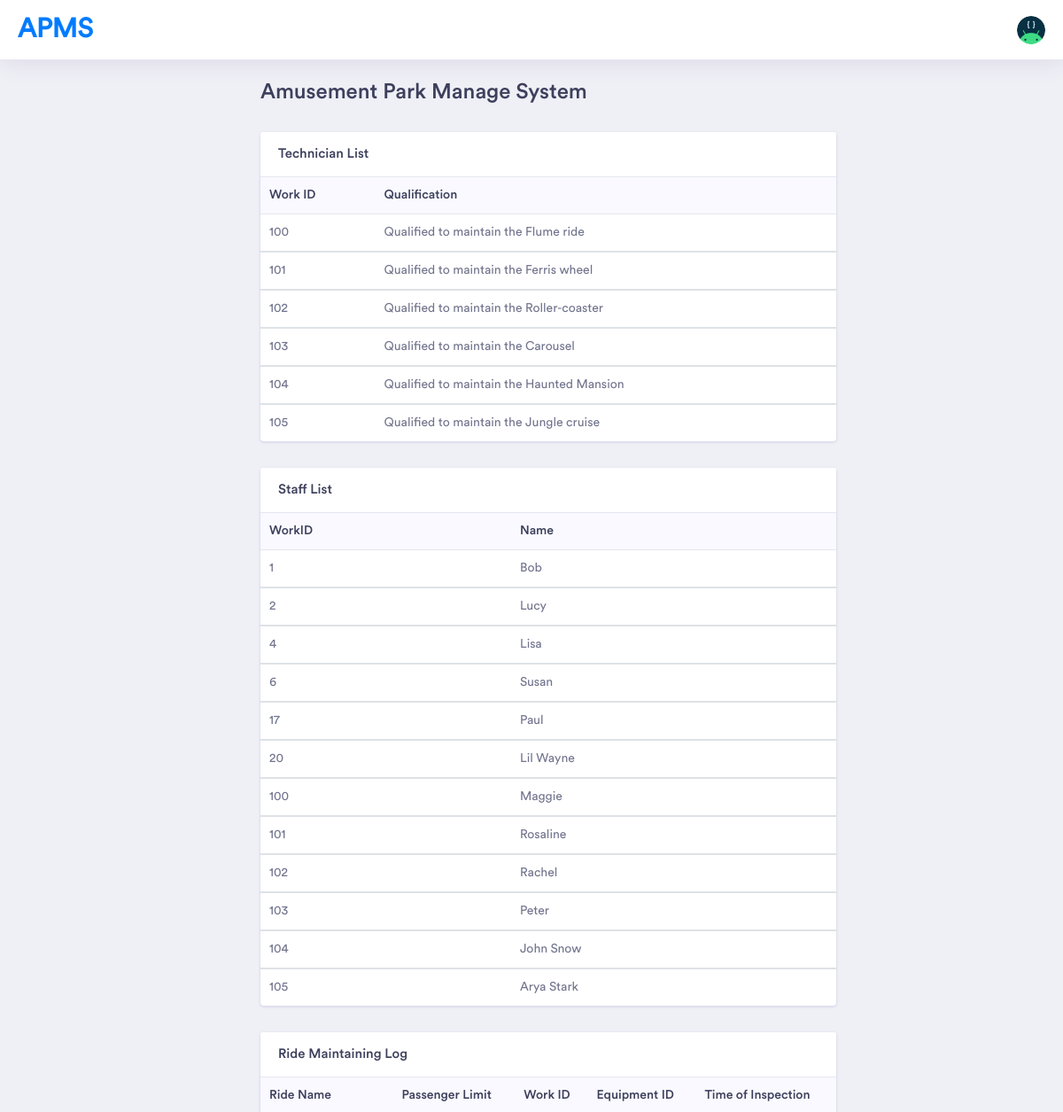
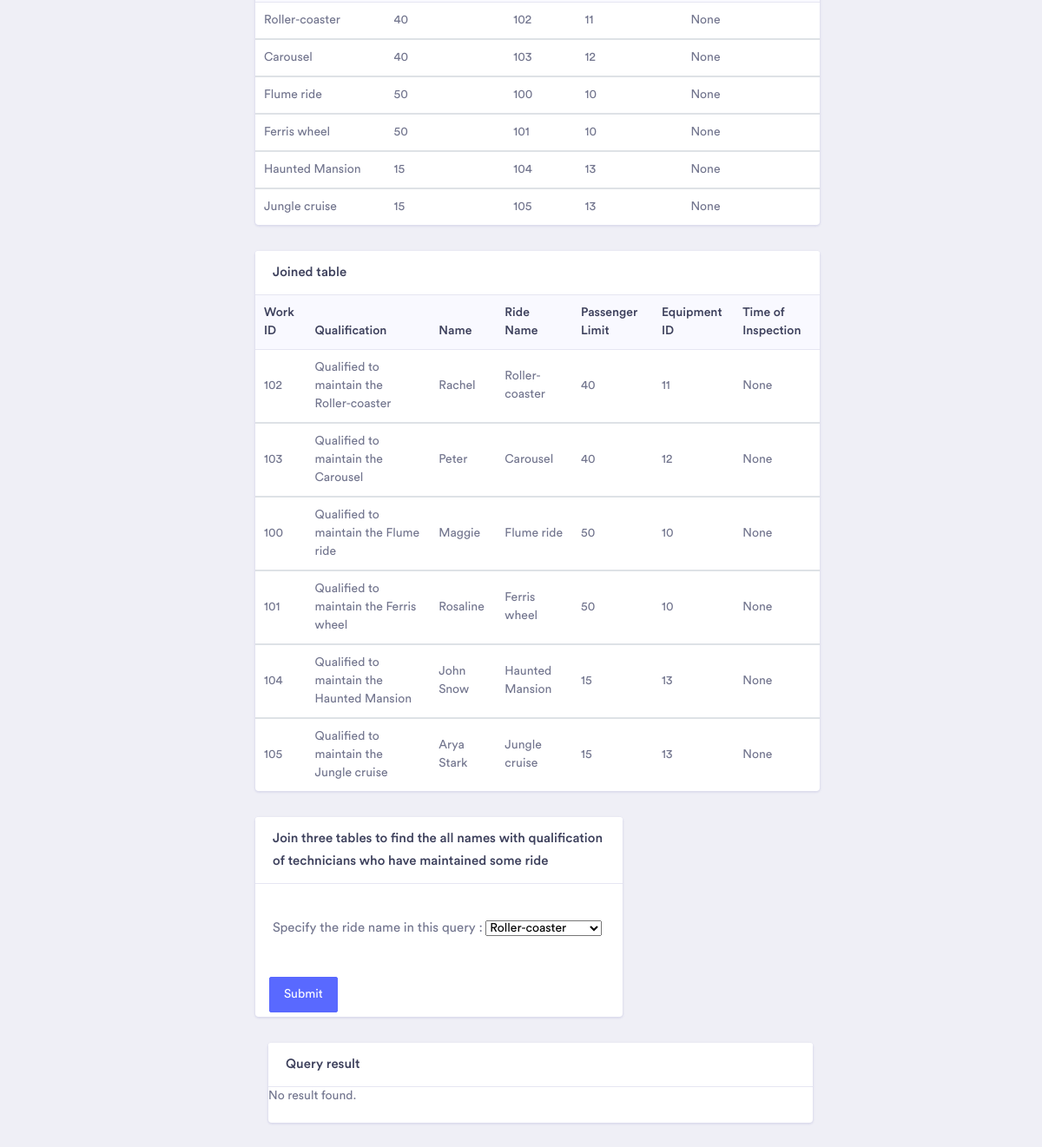
The app's page /SystemSite/join.html/ with its own data (2 pictures, top to bottom).
### SystemSite/views.py (the view)
def join(request):
    technician_list = view_table('Technician')
    staff_list = view_table('Staff')
    rideMaintains_list = view_table('Ride_Maintains')
    template = loader.get_template('SystemSite/join.html')
    with connection.cursor() as cursor:
        cursor.execute("SELECT t.WorkID, t.Qualification, s.Name, rm.RName,rm.PassengerLimit,rm.EID,rm.TimeofInspection FROM Technician t, Staff s, Ride_Maintains rm WHERE t.WorkID = s.WorkID AND s.WorkID=rm.WorkID")
        joined_list = cursor.fetchall()
    context = {
        'technician_list' : technician_list,
        'staff_list' : staff_list,
        'rideMaintains_list': rideMaintains_list,
        'joined_list': joined_list,
        'formJ': "",
        'aj_list': ""
    }
    if request.method == 'POST':
        formJ = joinForm(request.POST)
        if formJ.is_valid():
                rName = formJ.cleaned_data['ride_name']
                with connection.cursor() as cursor:
                    cursor.execute("SELECT t.Qualification, s.Name FROM Technician t, Staff s, Ride_Maintains rm WHERE t.WorkID = s.WorkID AND s.WorkID=rm.WorkID AND rm.RName=%s", [rName])
                    aj_list = cursor.fetchall()
                context['aj_list'] = aj_list
                context['formJ'] = formJ
                return HttpResponse(template.render(context, request))
    else:
        context['formJ'] = joinForm()
    return HttpResponse(template.render(context, request))

### SystemSite/forms.py
class joinForm(forms.Form):
    ride_name = forms.CharField(label='Specify the ride name in this query ', widget=forms.Select(choices=RIDE_CHOICES))

### SystemSite/views.py (called while the page is built)
def view_table(name):
    with connection.cursor() as cursor:
        cursor.execute("SELECT * FROM " + name)
        table = cursor.fetchall()
    return table

### SystemSite/templates/SystemSite/join.html (shortened to what this page needs)
<!doctype html>
{% load static %}
<html lang="en">
<head>
    <link rel="stylesheet" href="../../static/vendor/bootstrap/css/bootstrap.min.css">
    <link href="../../static/vendor/fonts/circular-std/style.css" rel="stylesheet">
    <link rel="stylesheet" href="../../static/libs/css/style.css">
    <link rel="stylesheet" href="../../static/vendor/fonts/fontawesome/css/fontawesome-all.css">
    <link rel="stylesheet" href="../../static/vendor/charts/chartist-bundle/chartist.css">
    <link rel="stylesheet" href="../../static/vendor/charts/morris-bundle/morris.css">
    <link rel="stylesheet" href="../../static/vendor/fonts/material-design-iconic-font/css/materialdesignicons.min.css">
    <link rel="stylesheet" href="../../static/vendor/charts/c3charts/c3.css">
    <link rel="stylesheet" href="../../static/vendor/fonts/flag-icon-css/flag-icon.min.css">
</head>
<body>
    <body>
        <div class="dashboard-main-wrapper">
            <div class="dashboard-header">
                <nav class="navbar navbar-expand-lg bg-white fixed-top">
                    <a class="navbar-brand" href="../">APMS</a>
                    <div class="collapse navbar-collapse " id="navbarSupportedContent">
                        <ul class="navbar-nav ml-auto navbar-right-top">
                            <li class="nav-item dropdown nav-user">
                                <a class="nav-link nav-user-img" href="#" id="navbarDropdownMenuLink2" data-toggle="dropdown" aria-haspopup="true" aria-expanded="false"><img src="../../static/images/developers.png" alt="" class="user-avatar-md rounded-circle"></a>
                            </li>
                        </ul>
                    </div>
                </nav>
            </div>
        <div class="dashboard-wrapper">
            <div class="dashboard-ecommerce">
                <div class="container-fluid dashboard-content ">
                    <div class="row">
                        <div class="col-xl-12 col-lg-12 col-md-12 col-sm-12 col-12">
                            <div class="page-header">
                                <h1 class="pageheader-title">Amusement Park Manage System</h1>
                            </div>
                        </div>
                    </div>
                    <div class="ecommerce-widget">
                    <div class="row">
                            <div class="col-xl-9 col-lg-12 col-md-6 col-sm-12 col-12">
                                <div class="card">
                                    <h5 class="card-header">Technician List</h5>
                                    <div class="card-body p-0">
                                        <div class="table-responsive">
                                            <table class="table">
                                                {% if technician_list %}
                                                <thead class="bg-light">
                                                    <tr class="border-0">
                                                        <th class="border-0">Work ID</th>
                                                        <th class="border-0">Qualification</th>
                                                    </tr>
                                                </thead>
                                                {% for technician in technician_list %}
                                                <tbody>
                                                    <tr>
                                                        <td>{{technician.0}}</td>
                                                        <td>{{technician.1}}</td>
                                                    </tr>
                                                </tbody>
                                                {% endfor %}
                                            </table>
                                            {% else %}
                                            <p>No technicians found.</p>
                                            {% endif %}
                                        </div>
                                    </div>
                                </div>
                            </div>
                            <div class="col-xl-9 col-lg-12 col-md-6 col-sm-12 col-12">
                                <div class="card">
                                    <h5 class="card-header">Staff List</h5>
                                    <div class="card-body p-0">
                                        <div class="table-responsive">
                                            <table class="table">
                                                {% if staff_list %}
                                                <thead class="bg-light">
                                                    <tr class="border-0">
                                                        <th class="border-0">WorkID</th>
                                                        <th class="border-0">Name</th>
                                                    </tr>
                                                </thead>
                                                {% for staff in staff_list %}
                                                <tbody>
                                                    <tr>
                                                        <td>{{staff.0}}</td>
                                                        <td>{{staff.1}}</td>
                                                    </tr>
                                                </tbody>
                                                {% endfor %}
                                            </table>
                                            {% else %}
                                            <p>No staff found.</p>
                                            {% endif %}
                                        </div>
                                    </div>
                                </div>
                            </div>
                            <div class="col-xl-9 col-lg-12 col-md-6 col-sm-12 col-12">
                                <div class="card">
                                    <h5 class="card-header">Ride Maintaining Log</h5>
                                    <div class="card-body p-0">
                                        <div class="table-responsive">
                                            <table class="table">
                                                {% if rideMaintains_list %}
                                                <thead class="bg-light">
                                                    <tr class="border-0">
                                                        <th class="border-0">Ride Name</th>
                                                        <th class="border-0">Passenger Limit</th>
                                                        <th class="border-0">Work ID</th>
                                                        <th class="border-0">Equipment ID</th>
                                                        <th class="border-0">Time of Inspection</th>
                                                    </tr>
                                                </thead>
                                                {% for rm in rideMaintains_list %}
                                                <tbody>
                                                    <tr>
                                                        <td>{{rm.0}}</td>
                                                        <td>{{rm.1}}</td>
                                                        <td>{{rm.2}}</td>
                                                        <td>{{rm.3}}</td>
                                                        <td>{{rm.4}}</td>
                                                    </tr>
                                                </tbody>
                                                {% endfor %}
                                            </table>
                                            {% else %}
                                            <p>No result found.</p>
                                            {% endif %}
                                        </div>
                                    </div>
                                </div>
                            </div>
                                   <div class="col-xl-9 col-lg-12 col-md-6 col-sm-12 col-12">
                                    <div class="card">
                                        <h5 class="card-header">Joined table</h5>
                                        <div class="card-body p-0">
                                            <div class="table-responsive">
                                                <table class="table">
                                                    {% if joined_list %}
                                                    <thead class="bg-light">
                                                        <tr class="border-0">
                                                            <th class="border-0">Work ID</th>
                                                            <th class="border-0">Qualification</th>
                                                            <th class="border-0">Name</th>
                                                            <th class="border-0">Ride Name</th>
                                                            <th class="border-0">Passenger Limit</th>
                                                            <th class="border-0">Equipment ID</th>
                                                            <th class="border-0">Time of Inspection</th>
                                                        </tr>
                                                    </thead>
                                                    {% for j in joined_list %}
                                                    <tbody>
                                                        <tr>
                                                            <td>{{j.0}}</td>
                                                            <td>{{j.1}}</td>
                                                            <td>{{j.2}}</td>
                                                            <td>{{j.3}}</td>
                                                            <td>{{j.4}}</td>
                                                            <td>{{j.5}}</td>
                                                            <td>{{j.6}}</td>
                                                        </tr>
                                                    </tbody>
                                                    {% endfor %}
                                                </table>
                                                {% else %}
                                                <p>No result found.</p>
                                                {% endif %}
                                            </div>
                                        </div>
                                    </div>
                                </div>
                            <div class="col-xl-6 col-lg-6 col-md-12 col-sm-12 col-12">
                                <div class="card">
                                    <h5 class="card-header">Join three tables to find the all names with qualification of technicians who have maintained some ride </h5>
                                    <div class="card-body">
                                        <form action="./"  method="post">
                                            <p>{{formJ.as_p}}</p>
                                            </div>
                                                <div class="col-sm-6 pl-3">
                                                    <p>
                                                        <button type="submit" class="btn btn-space btn-primary">Submit</button>
                                                    </p>
                                                </div>
                                            </div>
                                    </div>
                                </div>
                            </div>
                        <div class="col-xl-9 col-lg-12 col-md-6 col-sm-12 col-12">
                            <div class="card">
                                <h5 class="card-header">Query result</h5>
                                <div class="card-body p-0">
                                    <div class="table-responsive">
                                        <table class="table">
                                            {% if aj_list != ""%}
                                            <thead class="bg-light">
                                                <tr class="border-0">
                                                    <th class="border-0">Qualification</th>
                                                    <th class="border-0">Name</th>
                                                </tr>
                                            </thead>
                                            {% for aj in aj_list %}
                                            <tbody>
                                                <tr>
                                                    <td>{{aj.0}}</td>
                                                    <td>{{aj.1}}</td>
                                                </tr>
                                            </tbody>
                                            {% endfor %}
                                        </table>
                                        {% else %}
                                        <p>No result found.</p>
                                        {% endif %}
                                    </div>
                                </div>
                            </div>
                        </div>
                    </div>
                </div>
            </div>
        </div>
</body>

### records on screen
Technician: WorkID "100", Qualification "Qualified to maintain the Flume ride"
Technician: WorkID "101", Qualification "Qualified to maintain the Ferris wheel"
Technician: WorkID "102", Qualification "Qualified to maintain the Roller-coaster"
Technician: WorkID "103", Qualification "Qualified to maintain the Carousel"
Technician: WorkID "104", Qualification "Qualified to maintain the Haunted Mansion"
Technician: WorkID "105", Qualification "Qualified to maintain the Jungle cruise"
Staff: WorkID "1", Name "Bob"
Staff: WorkID "2", Name "Lucy"
Staff: WorkID "4", Name "Lisa"
Staff: WorkID "6", Name "Susan"
Staff: WorkID "17", Name "Paul"
Staff: WorkID "20", Name "Lil Wayne"
Staff: WorkID "100", Name "Maggie"
Staff: WorkID "101", Name "Rosaline"
Staff: WorkID "102", Name "Rachel"
Staff: WorkID "103", Name "Peter"
Staff: WorkID "104", Name "John Snow"
Staff: WorkID "105", Name "Arya Stark"
Ride_Maintains: RName "Roller-coaster", PassengerLimit "40", WorkID "102", EID "11", rm "None", j "Qualified to maintain the Roller-coaster", j "Rachel", j "None"
Ride_Maintains: RName "Carousel", PassengerLimit "40", WorkID "103", EID "12", rm "None", j "Qualified to maintain the Carousel", j "Peter", j "None"
Ride_Maintains: RName "Flume ride", PassengerLimit "50", WorkID "100", EID "10", rm "None", j "Qualified to maintain the Flume ride", j "Maggie", j "None"
Ride_Maintains: RName "Ferris wheel", PassengerLimit "50", WorkID "101", EID "10", rm "None", j "Qualified to maintain the Ferris wheel", j "Rosaline", j "None"
Ride_Maintains: RName "Haunted Mansion", PassengerLimit "15", WorkID "104", EID "13", rm "None", j "Qualified to maintain the Haunted Mansion", j "John Snow", j "None"
Ride_Maintains: RName "Jungle cruise", PassengerLimit "15", WorkID "105", EID "13", rm "None", j "Qualified to maintain the Jungle cruise", j "Arya Stark", j "None"
